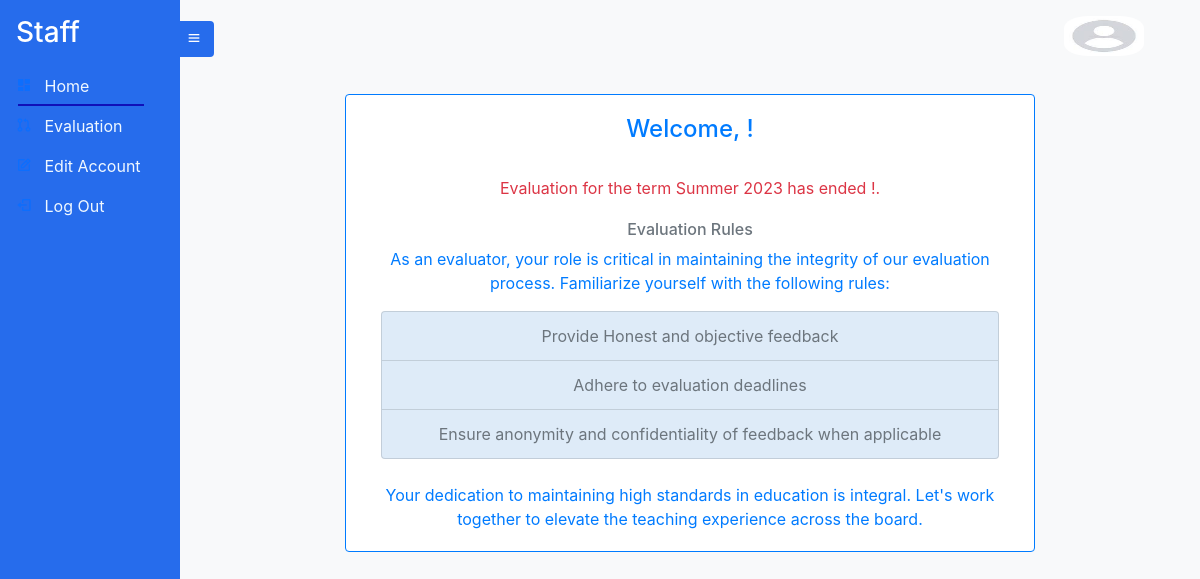
Page /staffhomepage on the earlier database version.
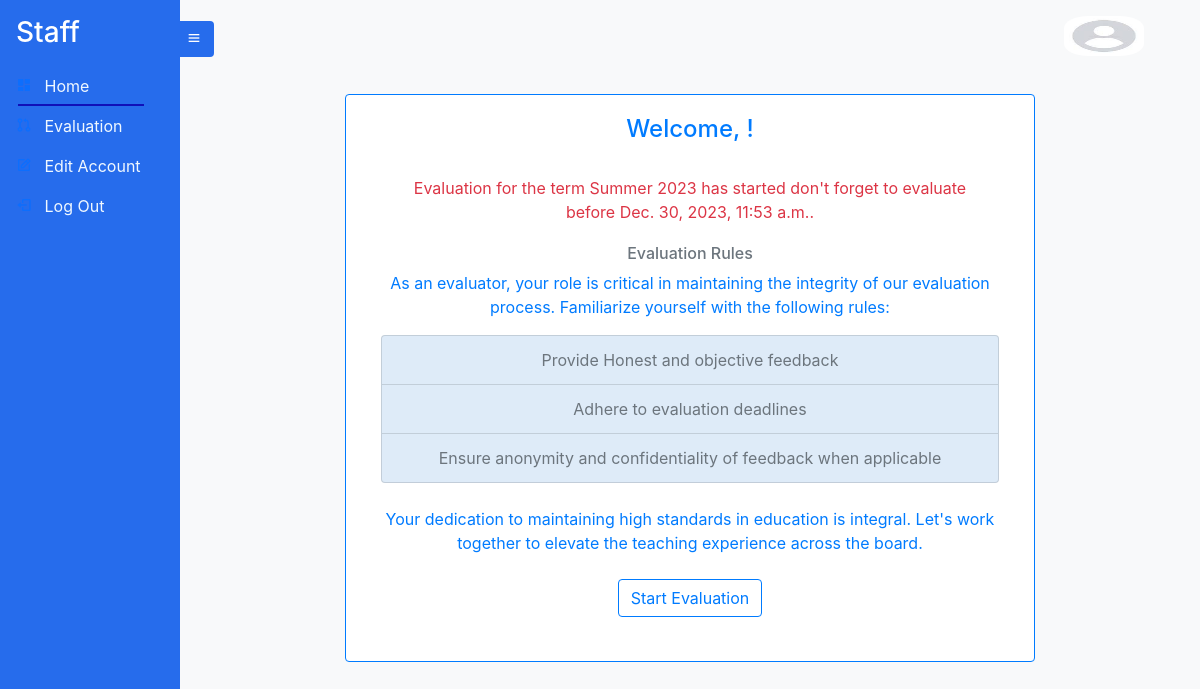
Same page on the later database version.
### Course/models.py (models this page shows, shortened)
class Term(models.Model):
    Term_id = models.UUIDField(default=uuid.uuid4, unique=True, primary_key=True, editable=False)
    Season = models.CharField(max_length=10, null=True, choices=season_choices, blank=True)
    current_year = datetime.now().year
    Year = models.IntegerField(
        default=current_year,
        validators=[
            MinValueValidator(current_year),
            MaxValueValidator(current_year + 1)
        ],
    )
    Evaluation_Start_Date = models.DateTimeField(null=True, blank=True ,
                                                 validators=[MinValueValidator(limit_value=timezone.now())])
    Evaluation_End_Date = models.DateTimeField(null = True , blank=True ,
                                               validators=[MinValueValidator(limit_value=timezone.now())])
    Courses_Given = models.ManyToManyField(Course)
    EvaluationDone = models.BooleanField(null=True, blank=True , default=False)

### Staff/views.py (the view)
def staffHomePage(request):
    term = None
    try:
        term = Term.objects.get(EvaluationDone = False)
    except:
        term = None
    evaluation_started = False
    evaluation_ended = False
    if(term.Evaluation_Start_Date <= timezone.now()): #check if evaluation started
        print('evaluation started')
        evaluation_started = True
    if(term.Evaluation_End_Date < timezone.now()): #check if evaluation ended
        print('evaluation ended')
        evaluation_ended = True
    context = { 'active_page': 'home', 'term':term , 'evaluation_started':evaluation_started , 'evaluation_ended':evaluation_ended }
    return render(request , 'staff/staffhome.html' , context)

### templates/staff/staffhome.html (shortened to what this page needs)
{% extends 'staff/staff.html' %}
{% load static %}
{% block content %}
<div class="text-center">
    <div class="row justify-content-center">
        <div class="card border-primary mb-3 col-md-8" style="max-width: 80rem;">
            <div class="card-body text-primary">
                <h4 class="card-title">Welcome, {{user.username}}!</h4>
                <div class="text-center">
                    {% if not term %}
                    <p class="card-text">We're thrilled to have you on board. Your contribution is invaluable in shaping the educational experience at HILCoE.</p>
                    {% else %}
                    {% if evaluation_started == True and evaluation_ended == False %}
                    <div class="card-body text-danger">
                    <p class="card-text">Evaluation for the term {{ term.Season }} {{ term.Year }} has started don't forget to evaluate before {{term.Evaluation_End_Date}}.
                    </p>
                    </div>
                    {% elif evaluation_started == True and evaluation_ended == True  %}
                    <div class="card-body text-danger">
                      <p class="card-text">Evaluation for the term {{ term.Season }} {{ term.Year }} has ended !.
                      </p>
                      </div>
                    {% elif evaluation_started == False %}
                    <div class="card-body text-danger">
                      <p class="card-text">Evaluation for the term {{ term.Season }} {{ term.Year }} has not started !.
                      </p>
                      </div>
                    {% endif %}
                    {% endif %}
                    <h6 class="text-muted">Evaluation Rules</h6>
                    <p class="card-text">As an evaluator, your role is critical in maintaining the integrity of our evaluation process. Familiarize yourself with the following rules:</p>
                    <ul class="list-group">
                        <li class="list-group-item text-muted" style="background-color: rgb(222, 235, 248);color: black;">Provide Honest and objective feedback</li>
                        <li class="list-group-item text-muted " style="background-color: rgb(222, 235, 248); color: black;">Adhere to evaluation deadlines</li>
                        <li class="list-group-item text-muted" style="background-color: rgb(222, 235, 248);color: black;">Ensure anonymity and confidentiality of feedback when applicable</li>
                    </ul>
                </div>
                <div class="mt-4">
                    <p class="card-text">Your dedication to maintaining high standards in education is integral. Let's work together to elevate the teaching experience across the board.</p>
                </div>
                {% if term %}
                {% if evaluation_started == True and evaluation_ended == False  %}
                <br>
                <a href="{% url 'evaluate_staff' %}" class="btn btn-outline-primary course-btn">Start Evaluation</a>
                 <br><br>
                 {% endif %}
                {% endif %}
                </div>
            </div>
        </div>
    </div>
</div>
</body>
{% endblock %}

Differences in the rows shown:
changed Term "Summer": Evaluation_End_Date (not shown) → "Dec. 30, 2023, 11:53 a.m."
Other differences:
text no longer shown: "has ended !."
text now shown: "has started don't forget to evaluate before . Start Evaluation"
